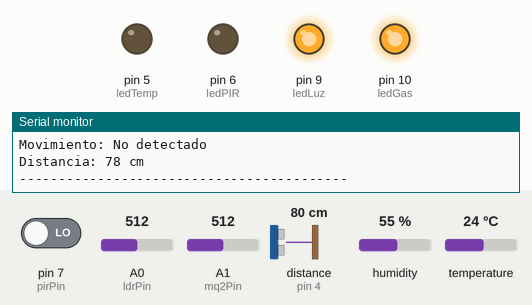
Recording of a sketch running on a simulated Arduino Uno, built with avr-gcc and run on an emulated ATmega328P. Parts: output pins drawn as LEDs (lit = HIGH), the last lines printed to the serial monitor. Wiring (inferred from the names in the program): ultrasonic range finder: trigger pin 2; echo pin 4. Inputs (shaded band) come from the test bench; at power-on: pin 7 (pirPin) LOW, temperature 24 °C, A0 (ldrPin) = 512, A1 (mq2Pin) = 512, distance to the obstacle (sensor on pin 4) 80 cm, humidity 55 %. The echo pulse lasts 58.3 µs per cm; pins used as bus, display or sensor lines are not drawn.

Above: at 1.8 s.
1.9 s: pin 7 (pirPin) driven HIGH
At 2.8 s:
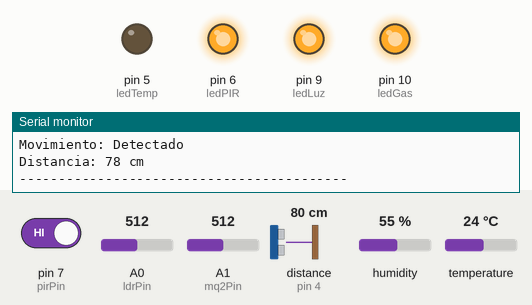
3.7 s: temperature set to 26 °C
At 5.5 s:
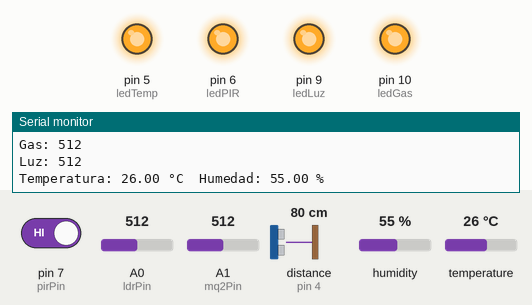
5.8 s: A0 (ldrPin) set to 486
At 7.6 s:
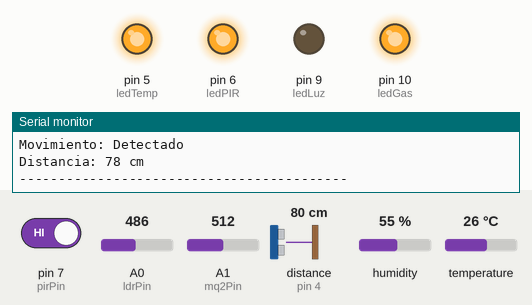
8.0 s: A1 (mq2Pin) set to 111
9.9 s: A1 (mq2Pin) set to 95
At 11.3 s:
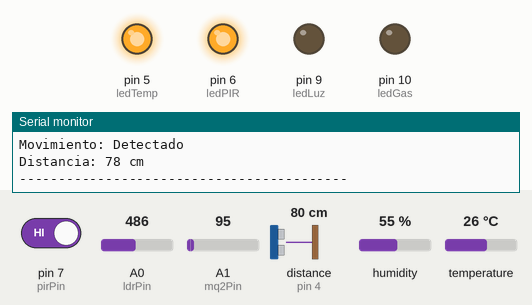
12.3 s: temperature set to 12 °C
At 14.3 s:
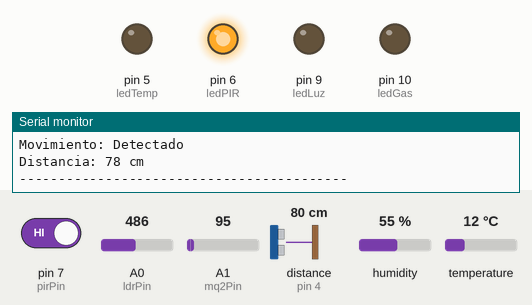
Timing chart, 0 to 15.5 s (numbered marks = the images above; inputs shaded):
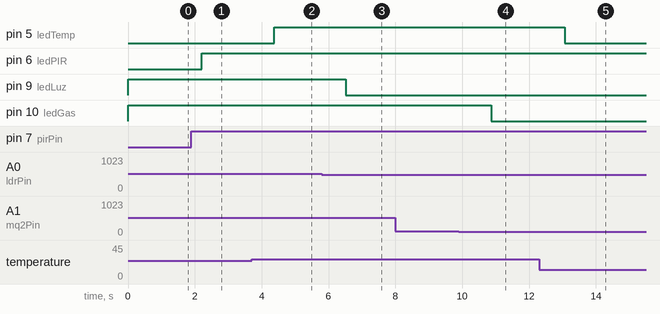

The sketch:

ARDUINO_SOLO.ino
```cpp
#include <DHT.h>

// Pines para el sensor de gas MQ2
const int mq2Pin = A1;
const int ledGas = 10;
const int umbralGas = 100;

// Pines para la LDR (fotoresistor)
const int ldrPin = A0;
const int ledLuz = 9;

// Pines para el sensor DHT11 (Humedad y Temperatura)
#define DHTPIN 8
#define DHTTYPE DHT11
DHT dht(DHTPIN, DHTTYPE);
const int ledTemp = 5;

// Pines para el sensor PIR
const int pirPin = 7;
const int ledPIR = 6;

// Pines para el sensor ultrasónico
const int trigPin = 2;
const int echoPin = 4;

// Variables
long duration;
int distance;

void setup() {
  // Comunicación serial
  Serial.begin(9600);

  // Configurar pines de salida para los LEDs
  pinMode(ledGas, OUTPUT);
  pinMode(ledLuz, OUTPUT);
  pinMode(ledTemp, OUTPUT);
  pinMode(ledPIR, OUTPUT);

  // Configurar sensores
  pinMode(pirPin, INPUT);
  pinMode(trigPin, OUTPUT);
  pinMode(echoPin, INPUT);

  // Inicializar sensor DHT
  dht.begin();
}

void loop() {
  // ---------------- Sensor de Gas ----------------
  int valorGas = analogRead(mq2Pin);
  Serial.print("Gas: ");
  Serial.println(valorGas);
  digitalWrite(ledGas, valorGas > umbralGas ? HIGH : LOW);

  // ---------------- Sensor de Luz (LDR) ----------------
  int valorLuz = analogRead(ldrPin);
  Serial.print("Luz: ");
  Serial.println(valorLuz);
  digitalWrite(ledLuz, valorLuz > 500 ? HIGH : LOW);

  // ---------------- Sensor DHT11 ----------------
  float humedad = dht.readHumidity();
  float temperatura = dht.readTemperature();
  if (!isnan(humedad) && !isnan(temperatura)) {
    Serial.print("Temperatura: ");
    Serial.print(temperatura);
    Serial.print(" °C\tHumedad: ");
    Serial.print(humedad);
    Serial.println(" %");
    digitalWrite(ledTemp, temperatura > 24.0 ? HIGH : LOW);
  } else {
    Serial.println("Error leyendo del sensor DHT11");
  }

  // ---------------- Sensor PIR ----------------
  bool movimiento = digitalRead(pirPin);
  Serial.print("Movimiento: ");
  Serial.println(movimiento ? "Detectado" : "No detectado");
  digitalWrite(ledPIR, movimiento ? HIGH : LOW);

  // ---------------- Sensor Ultrasónico ----------------
  digitalWrite(trigPin, LOW);
  delayMicroseconds(2);
  digitalWrite(trigPin, HIGH);
  delayMicroseconds(10);
  digitalWrite(trigPin, LOW);
  duration = pulseIn(echoPin, HIGH);
  distance = duration * 0.034 / 2;
  Serial.print("Distancia: ");
  Serial.print(distance);
  Serial.println(" cm");
  Serial.println("------------------------------------------");

  // ---------------- Espera ----------------
  delay(1000); // Espera 1 segundo antes de repetir
}
```

Measured:
- the behaviour switches between 24 and 25 °C on temperature (found by bisection; images 1 and 2)
- the behaviour switches between 501 and 500 on A0 (ldrPin) (found by bisection; images 2 and 3)
- the behaviour switches between 101 and 100 on A1 (mq2Pin) (found by bisection; images 3 and 4)
- after the input at 1.9 s, pin 6 (ledPIR): LOW → HIGH after 0.30 s
- after the input at 3.7 s, pin 5 (ledTemp): LOW → HIGH after 0.68 s
- after the input at 5.8 s, pin 9 (ledLuz): HIGH → LOW after 0.72 s
- after the input at 9.9 s, pin 10 (ledGas): HIGH → LOW after 0.97 s
- after the input at 12.3 s, pin 5 (ledTemp): HIGH → LOW after 0.76 s
